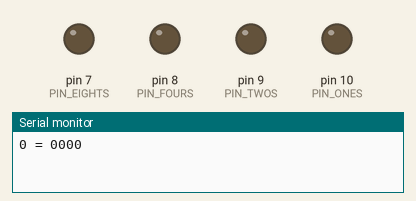
This sketch was run on a simulated Arduino Uno, built with avr-gcc and run on an emulated ATmega328P. Parts: output pins drawn as LEDs (lit = HIGH), the last lines printed to the serial monitor.

Above: at 0.2 s.
At 1.2 s:
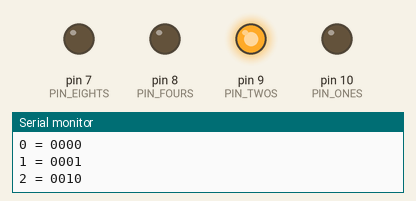
At 2.2 s:
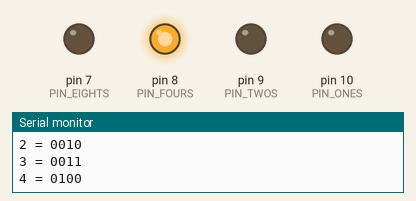
At 4.7 s:
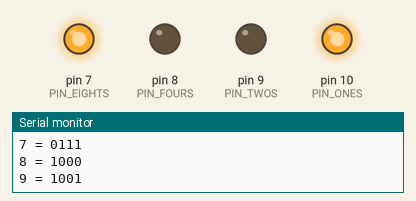
At 7.2 s:
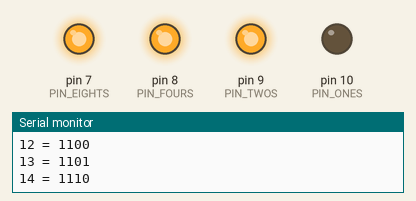
At 9.7 s:
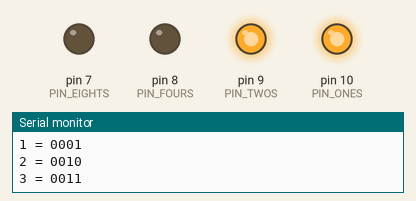
Timing chart, 0 to 10.4 s (numbered marks = the images above):
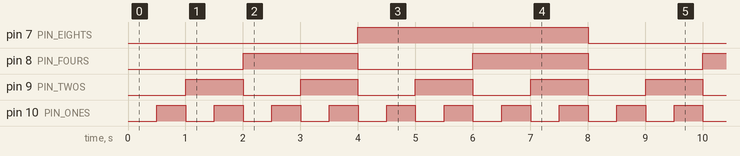

The sketch:

exercise-3-odometer.ino
```cpp
/*
 * WEEK 2 · EXERCISE 3 — The odometer
 * ------------------------------------------------------------------
 * GOAL
 *   The four LEDs count from 0 to 15 in binary, one step at a time,
 *   then start again at 0. Built from four loops, nested inside each
 *   other.
 *
 * WIRING
 *   Blue 7, red 8, yellow 9, green 10.
 *
 * ------------------------------------------------------------------
 * ALL THE BINARY YOU NEED
 *
 *   Picture a car's odometer, but each wheel only has two numbers on
 *   it: 0 and 1. The rightmost wheel ticks every step. When it rolls
 *   over from 1 back to 0, the wheel to its left ticks once. That's
 *   all binary counting is:
 *
 *       0000   0001   0010   0011   0100   0101  ...  1111
 *
 *   Each LED is one wheel. Off = 0, on = 1. Reading the row left to
 *   right -- blue, red, yellow, green -- gives the number as written.
 *
 *   The wheels are worth 8, 4, 2 and 1, left to right, so 0101 is
 *   4 + 1 = 5. You'll go properly deep on this in Week 15. For now,
 *   that paragraph is enough.
 *
 * ------------------------------------------------------------------
 * WHAT TO DO
 *
 *   1. Name the pins for what they MEAN, not their colour. (Week 1.)
 *
 *          const int PIN_EIGHTS = 7;   // leftmost wheel
 *          const int PIN_FOURS  = 8;
 *          const int PIN_TWOS   = 9;
 *          const int PIN_ONES   = 10;  // rightmost -- spins fastest
 *
 *      And the highest digit a wheel can show:
 *
 *          const int HIGHEST_DIGIT = 1;
 *
 *   2. Four nested loops, one per wheel, each counting from 0 up to
 *      HIGHEST_DIGIT. The OUTERMOST loop is the leftmost wheel. The
 *      INNERMOST is the ones -- the fastest.
 *
 *   3. Each wheel shows its own digit: right after its loop header,
 *      pass the loop counter straight to digitalWrite. A counter of 0
 *      is LOW, 1 is HIGH -- you proved that with a bool in Week 1,
 *      drill 4.
 *
 *   4. The innermost body is one step of the count: pause, and print
 *      the number in decimal next to its four digits, e.g.
 *
 *          5 = 0101
 *
 *      For the decimal number, keep a separate counter, starting at
 *      0 each time loop() begins, that goes up by one every step.
 *      Where must it be declared so that it does exactly that?
 *
 *   5. Pick a few numbers off the Monitor and check the LEDs match.
 *
 * ------------------------------------------------------------------
 * THE POINT
 *   Nested loops ARE an odometer. The inner loop runs all the way
 *   through for every single lap of the one outside it. Total steps:
 *   2 x 2 x 2 x 2 = 16.
 *
 *   You will never write a binary counter this way again after
 *   Week 15. That's fine. The point is the nesting, and this is the
 *   clearest picture of nesting there is -- you can SEE every loop
 *   spin, at its own speed.
 *
 * ------------------------------------------------------------------
 * BREAK IT
 *
 *   1. Swap which pins the outermost and innermost loops drive, so
 *      blue becomes the fast wheel. Is it still counting? Read the
 *      row right to left and decide.
 *
 *   2. Put it back. Set HIGHEST_DIGIT to 2 -- one edit. Now each
 *      wheel counts 0, 1, 2.
 *        - How many steps before it repeats? Predict, then count
 *          with Serial.
 *        - A digit of 2 looks exactly like a 1 on the LED. Why?
 *          (What does digitalWrite do with a value that isn't 0?)
 *        - You're counting in a different number system now. Which
 *          one? You did it by changing one named value.
 *
 *   3. Put it back. Move all four digitalWrite calls into the
 *      innermost loop, just before the pause. Does it still work?
 *      Which version is easier to read? There isn't a single right
 *      answer -- have a reason for yours.
 */

// Prediction: 0 = 0000 through 15 = 1111, then restart at zero.
// HIGHEST_DIGIT = 2 gives 3*3*3*3 = 81 steps, decimal counter 0..80.
// Digits then describe base three, but digitalWrite shows both 1 and 2 as on.
// Swapping the outside/inside pin writes reverses the visible bit order.
// Moving all four writes inside the innermost loop also works; this version
// keeps each write beside its own counter to show which wheel changes.
const int PIN_EIGHTS = 7;
const int PIN_FOURS = 8;
const int PIN_TWOS = 9;
const int PIN_ONES = 10;
const int HIGHEST_DIGIT = 1;
const unsigned long STEP_MS = 500;
const unsigned long SERIAL_BAUD = 9600;

void setup() {
  Serial.begin(SERIAL_BAUD);
  for (int pin = PIN_EIGHTS; pin <= PIN_ONES; pin++) {
    pinMode(pin, OUTPUT);
  }
}

void loop() {
  int number = 0;
  for (int eights = 0; eights <= HIGHEST_DIGIT; eights++) {
    digitalWrite(PIN_EIGHTS, eights);
    for (int fours = 0; fours <= HIGHEST_DIGIT; fours++) {
      digitalWrite(PIN_FOURS, fours);
      for (int twos = 0; twos <= HIGHEST_DIGIT; twos++) {
        digitalWrite(PIN_TWOS, twos);
        for (int ones = 0; ones <= HIGHEST_DIGIT; ones++) {
          digitalWrite(PIN_ONES, ones);
          Serial.print(number);
          Serial.print(" = ");
          Serial.print(eights);
          Serial.print(fours);
          Serial.print(twos);
          Serial.println(ones);
          delay(STEP_MS);
          number++;
        }
      }
    }
  }
}
```

Measured:
- by itself, pin 7 (PIN_EIGHTS): alternates HIGH for 4.0 s and LOW for 4.0 s
- by itself, pin 8 (PIN_FOURS): alternates HIGH for 2.0 s and LOW for 2.0 s
- by itself, pin 9 (PIN_TWOS): alternates HIGH for 1.0 s and LOW for 1.0 s
- by itself, pin 10 (PIN_ONES): alternates HIGH for 0.50 s and LOW for 0.50 s
